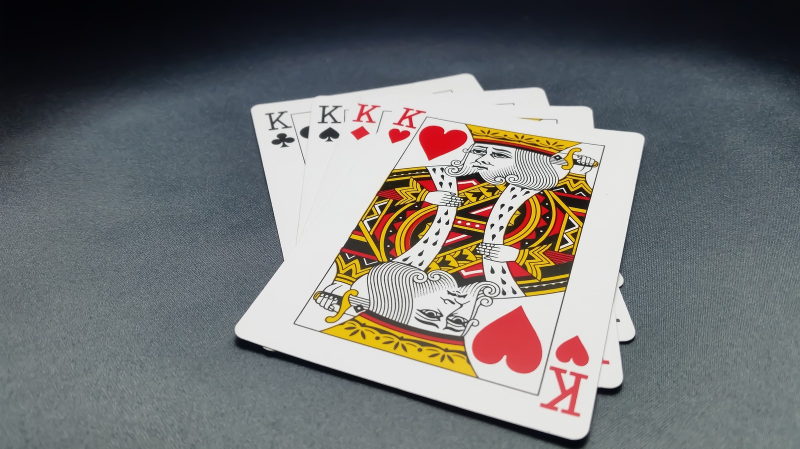
#> input picture ML/Resources/card.png, 1600 x 898 px, given in place of the camera (shown at 1/2 size)
$ python colorDetection.py
#> lines starting #> are read from the running program, lines starting #| are printed output that depends on the picture; after the words box and inside, x2 and y2 are one past the last pixel; in counts of white or black regions, pixels touching at a corner belong together
import cv2
import numpy as np

# Set frame dimensions
frame_height = 500
frame_width = 320

def empty(a):
    pass

# Create a window named "Hsv" with trackbars for tuning HSV values
cv2.namedWindow("Hsv")
cv2.resizeWindow("Hsv", 640, 240)

# Create trackbars for Hue, Saturation, and Value adjustments
cv2.createTrackbar("HUE Min", "Hsv", 0, 179, empty)
#> slider 'HUE Min' is set to 35
cv2.createTrackbar("HUE Max", "Hsv", 179, 179, empty)
cv2.createTrackbar("SAT Min", "Hsv", 0, 255, empty)
#> slider 'SAT Min' is set to 51
cv2.createTrackbar("SAT Max", "Hsv", 255, 255, empty)
cv2.createTrackbar("VALUE Min", "Hsv", 0, 255, empty)
#> slider 'VALUE Min' is set to 51
cv2.createTrackbar("VALUE Max", "Hsv", 255, 255, empty)

# Initialize video capture
cap = cv2.VideoCapture(0)
cap.set(3, frame_width)
cap.set(4, frame_height)

while True:
    success, img = cap.read()
#> img is the input picture: shape (898, 1600, 3); mean B, G, R 115.4, 116, 116
    if not success:
        print("Failed to capture image")
        break

    # Convert the image to HSV color space
    imgHsv = cv2.cvtColor(img, cv2.COLOR_BGR2HSV)
#> imgHsv: shape (898, 1600, 3); mean H, S, V 82.7, 53, 126.2

    # Get the current positions of the trackbars
    h_min = cv2.getTrackbarPos("HUE Min", "Hsv")
    h_max = cv2.getTrackbarPos("HUE Max", "Hsv")
    s_min = cv2.getTrackbarPos("SAT Min", "Hsv")
    s_max = cv2.getTrackbarPos("SAT Max", "Hsv")
    v_min = cv2.getTrackbarPos("VALUE Min", "Hsv")
    v_max = cv2.getTrackbarPos("VALUE Max", "Hsv")

    # Define lower and upper bounds for the HSV mask
    lower = np.array([h_min, s_min, v_min])
    upper = np.array([h_max, s_max, v_max])
    mask = cv2.inRange(imgHsv, lower, upper)
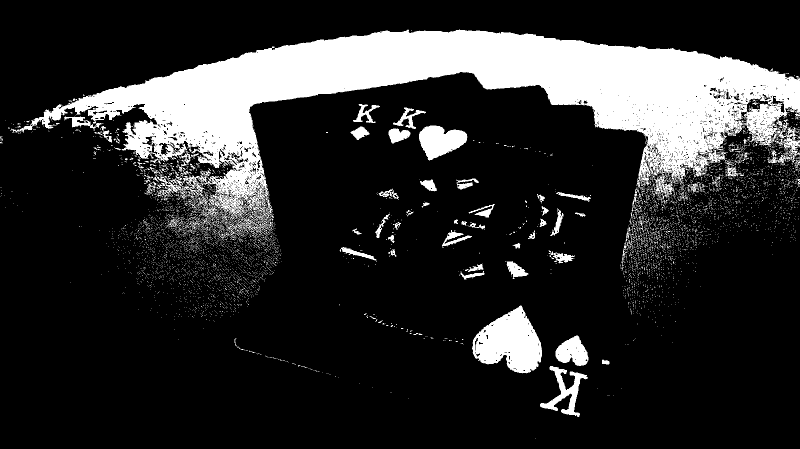
#> mask: shape (898, 1600) (shown at 1/2 size); 17.8% white; 5809 white regions (5701 under 20 px), largest, box (x1, y1, x2, y2) and area: (20, 59, 1600, 477) 207112, (944, 611, 1084, 747) 11838, (838, 251, 935, 322) 4366
    result = cv2.bitwise_and(img, img, mask=mask)
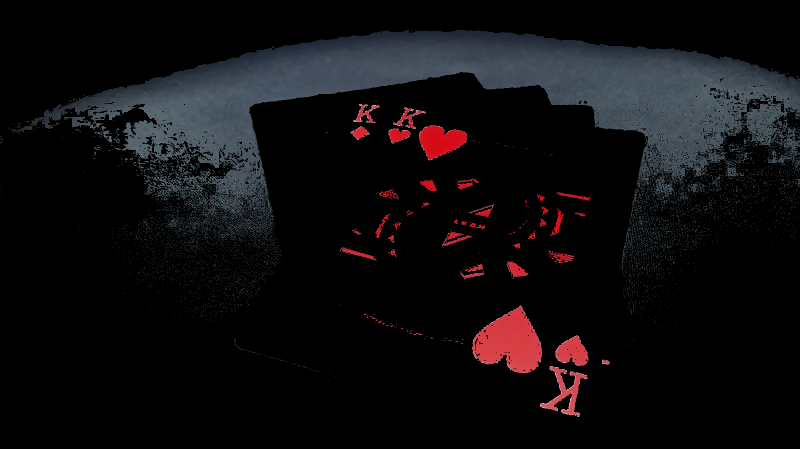
#> result: shape (898, 1600, 3) (shown at 1/2 size); mean B, G, R 15, 13.1, 14.8

    hstack =np.hstack([img,result])
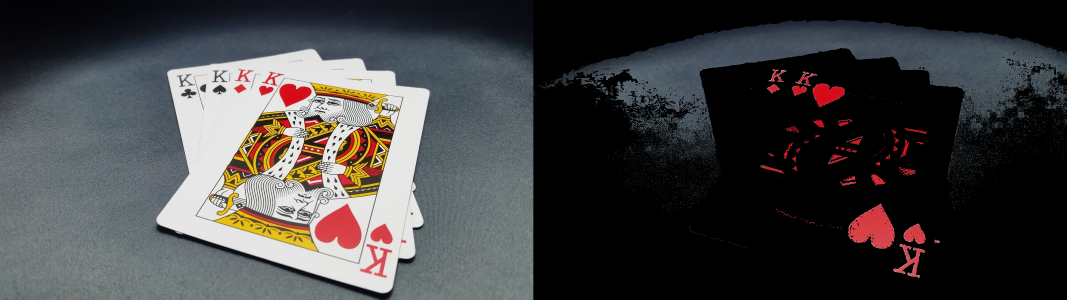
#> hstack: shape (898, 3200, 3) (shown at 1/3 size); mean B, G, R 65.2, 64.6, 65.4

    # Display the original, HSV, mask, and result images

    #cv2.imshow("originalimg", img)
    cv2.imshow("Hsvlimg", imgHsv)
    cv2.imshow("mask", mask)
    #cv2.imshow("result", result)
    cv2.imshow("horz",hstack)

    # Exit the loop when 'q' is pressed
    if cv2.waitKey(1) & 0xFF == ord('q'):
#> (key q is pressed here)
        break

# Release the video capture object and close all OpenCV windows
cap.release()
cv2.destroyAllWindows()
